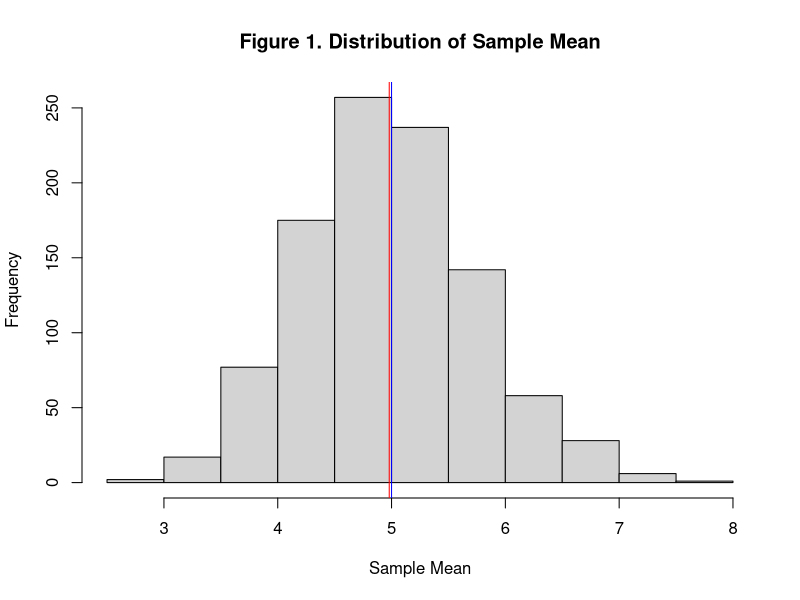
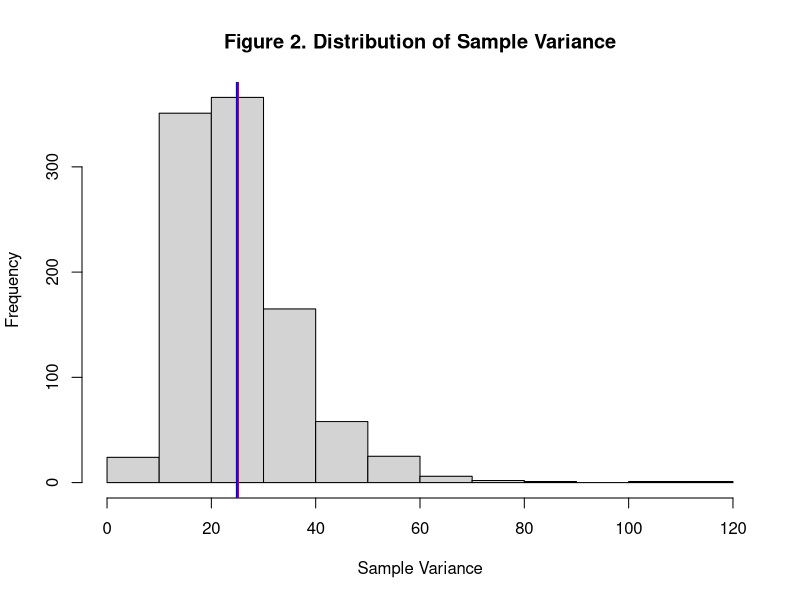
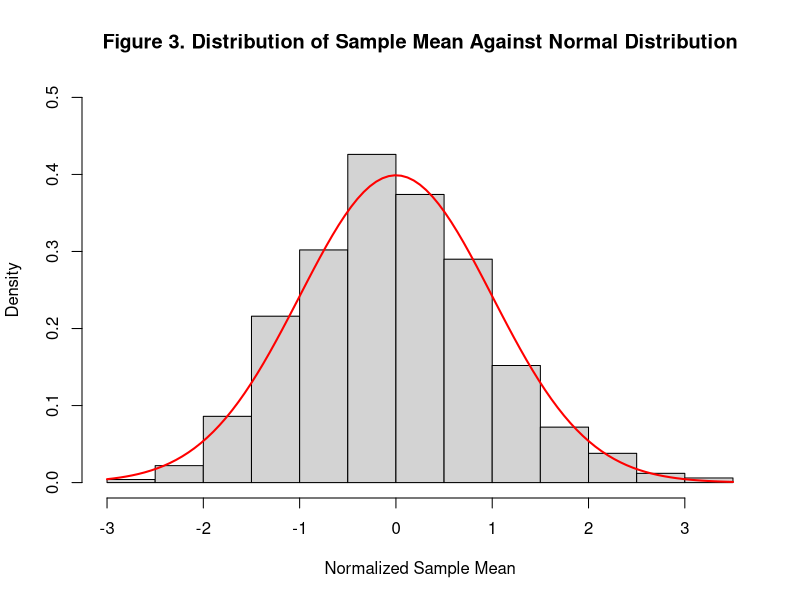

The R script that drew these images, in order:
## ---- chunk 1
# set seed so that the analysis can be repeated
set.seed(123856); 
# lambda value, number of samples, and number of experiments
lambda <- 0.2; numberOfSamples <- 40; numberOfExperiments <- 1000;

## ---- chunk 2
# generate all means and variants
allMeans <- NULL; 
for (i in 1 : numberOfExperiments) {
    allMeans = c(allMeans, mean(rexp(numberOfSamples, lambda)));
}
allVars <- NULL; 
for (i in 1 : numberOfExperiments) {
    allVars = c(allVars, var(rexp(numberOfSamples, lambda)))
}
## ---- chunk 3
hist(allMeans, 
     main="Figure 1. Distribution of Sample Mean", 
     xlab="Sample Mean", ylab="Frequency");
abline(v=1/lambda, col="blue")
abline(v=mean(allMeans), col="red")

## ---- chunk 4
hist(allVars, 
     main="Figure 2. Distribution of Sample Variance", 
     xlab="Sample Variance", ylab="Frequency");
abline(v=1/(lambda^2), col="blue", lwd=3) ## make it thicker so it can be seen in the graph
abline(v=mean(allVars), col="red")

## ---- chunk 5
meansNormalized <- (allMeans - (1/lambda))/sqrt((1/(lambda^2))/numberOfSamples)
hist(meansNormalized, ylim = c(0,.5), prob=TRUE, 
     main="Figure 3. Distribution of Sample Mean Against Normal Distribution",
     ylab="Density",
     xlab="Normalized Sample Mean")
curve(dnorm(x), add=TRUE, col="red", lwd=2)
